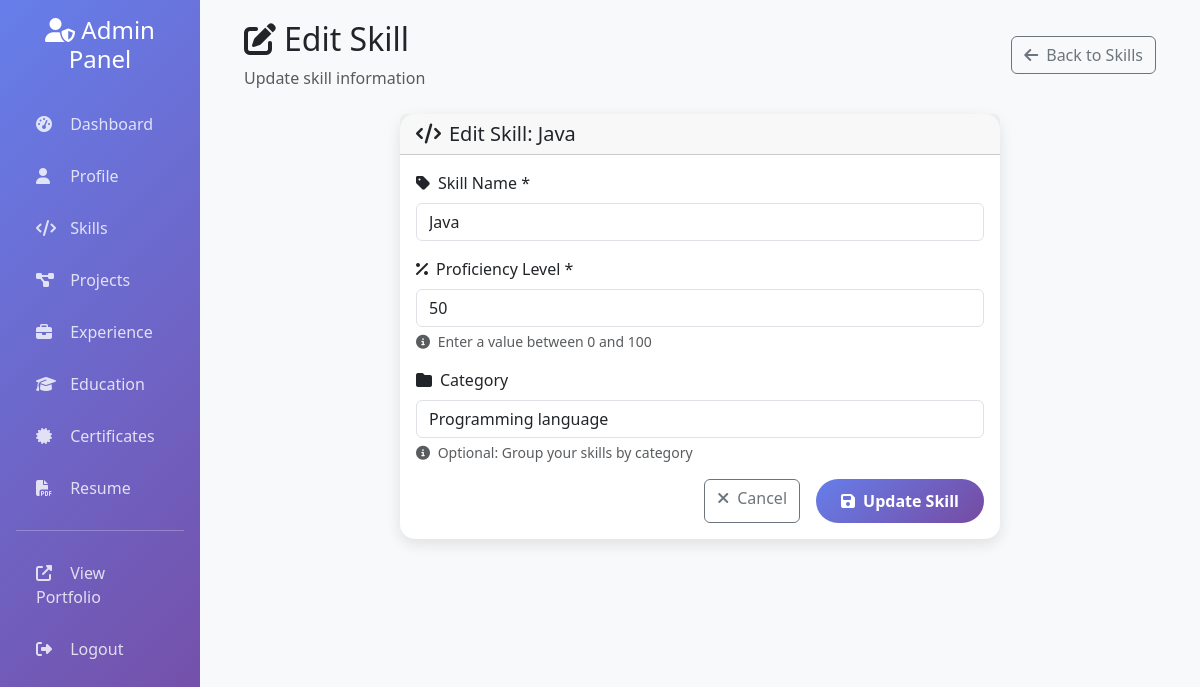
/admin/skills/edit/1 (signed in), run on the app's committed database.
### app.py (models this page shows)
class Skill(db.Model):
    id = db.Column(db.Integer, primary_key=True)
    name = db.Column(db.String(100), nullable=False)
    percentage = db.Column(db.Integer, default=0)
    category = db.Column(db.String(50))

### app.py (the view, shortened to what this page needs)
@app.route('/admin/skills/edit/<int:id>', methods=['GET', 'POST'])
@login_required
def edit_skill(id):
    skill = Skill.query.get_or_404(id)
    return render_template('admin/edit_skill.html', skill=skill)

### app.py (called while the page is built)
@login_manager.user_loader
def load_user(user_id):
    return Admin.query.get(int(user_id))

### templates/admin/edit_skill.html (shortened to what this page needs)
{% extends "admin/base.html" %}  {% block content %}
<div class="container-fluid">
  <div class="row mb-4">
    <div class="col-12">
      <div class="d-flex justify-content-between align-items-center">
        <div>
          <h2 class="mb-2"><i class="fas fa-edit me-2"></i>Edit Skill</h2>
          <p class="text-muted mb-0">Update skill information</p>
        </div>
        <a
          href="{{ url_for('admin_skills') }}"
          class="btn btn-outline-secondary"
        >
          <i class="fas fa-arrow-left me-2"></i>Back to Skills
        </a>
      </div>
    </div>
  </div>
  <div class="row">
    <div class="col-lg-8 mx-auto">
      <div class="card">
        <div class="card-header">
          <h5 class="mb-0">
            <i class="fas fa-code me-2"></i>Edit Skill: {{ skill.name }}
          </h5>
        </div>
        <div class="card-body">
          <form method="POST">
            <div class="mb-3">
              <label for="name" class="form-label">
                <i class="fas fa-tag me-2"></i>Skill Name *
              </label>
              <input
                type="text"
                class="form-control"
                id="name"
                name="name"
                value="{{ skill.name }}"
                placeholder="e.g., Python, JavaScript, React"
                required
              />
            </div>
            <div class="mb-3">
              <label for="percentage" class="form-label">
                <i class="fas fa-percentage me-2"></i>Proficiency Level *
              </label>
              <input
                type="number"
                class="form-control"
                id="percentage"
                name="percentage"
                value="{{ skill.percentage }}"
                min="0"
                max="100"
                placeholder="85"
                required
              />
              <div class="form-text">
                <i class="fas fa-info-circle me-1"></i>
                Enter a value between 0 and 100
              </div>
            </div>
            <div class="mb-3">
              <label for="category" class="form-label">
                <i class="fas fa-folder me-2"></i>Category
              </label>
              <input
                type="text"
                class="form-control"
                id="category"
                name="category"
                value="{{ skill.category or '' }}"
                placeholder="e.g., Programming Languages, Frameworks, Tools"
              />
              <div class="form-text">
                <i class="fas fa-info-circle me-1"></i>
                Optional: Group your skills by category
              </div>
            </div>
            <div class="d-grid gap-2 d-md-flex justify-content-md-end">
              <a
                href="{{ url_for('admin_skills') }}"
                class="btn btn-outline-secondary me-md-2"
              >
                <i class="fas fa-times me-2"></i>Cancel
              </a>
              <button type="submit" class="btn btn-custom">
                <i class="fas fa-save me-2"></i>Update Skill
              </button>
            </div>
          </form>
        </div>
      </div>
    </div>
  </div>
</div>
{% endblock %}

### templates/admin/base.html (style rules this page uses)
body { background-color: #f8f9fa; }
.card { border: none; border-radius: 15px; box-shadow: 0 5px 15px rgba(0, 0, 0, 0.1); }
.btn-custom { background: linear-gradient(135deg, #667eea 0%, #764ba2 100%); border: none; color: white; padding: 10px 25px; border-radius: 25px; font-weight: 600; transition: all 0.3s ease; }

### data on the page
Skill: name "Java", percentage "50", category "Programming language"
